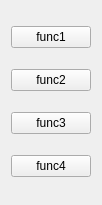
<?xml version="1.0" encoding="UTF-8"?>
<ui version="4.0">
 <class>WayOPWgt</class>
 <widget class="QWidget" name="WayOPWgt">
  <property name="geometry">
   <rect>
    <x>0</x>
    <y>0</y>
    <width>93</width>
    <height>205</height>
   </rect>
  </property>
  <property name="windowTitle">
   <string>Form</string>
  </property>
  <layout class="QVBoxLayout" name="verticalLayout">
   <item>
    <widget class="QPushButton" name="pushButton">
     <property name="text">
      <string>func1</string>
     </property>
    </widget>
   </item>
   <item>
    <widget class="QPushButton" name="pushButton_2">
     <property name="text">
      <string>func2</string>
     </property>
    </widget>
   </item>
   <item>
    <widget class="QPushButton" name="pushButton_3">
     <property name="text">
      <string>func3</string>
     </property>
    </widget>
   </item>
   <item>
    <widget class="QPushButton" name="pushButton_4">
     <property name="text">
      <string>func4</string>
     </property>
    </widget>
   </item>
  </layout>
 </widget>
 <resources/>
 <connections/>
</ui>
